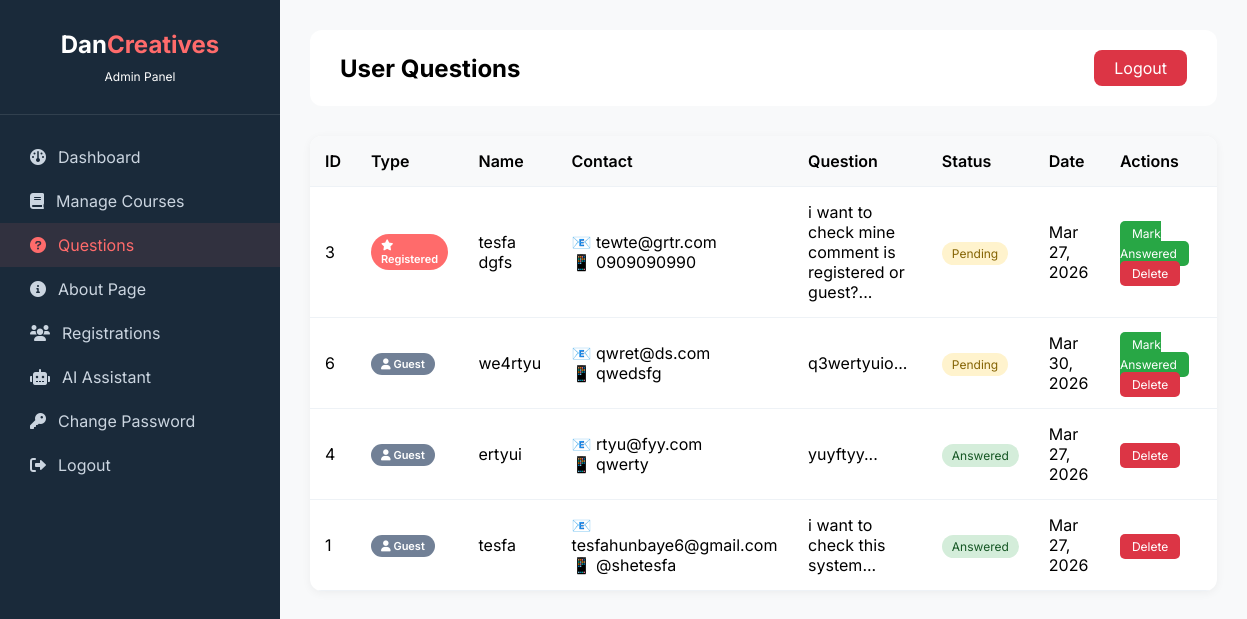
The app's page /admin/manage-questions.php (signed in) with its own data.
### tables this page shows
CREATE TABLE `questions` (
  `id` int(11) NOT NULL AUTO_INCREMENT,
  `name` varchar(100) NOT NULL,
  `email` varchar(100) NOT NULL,
  `telegram` varchar(100) NOT NULL,
  `question` text NOT NULL,
  `is_registered` tinyint(1) DEFAULT 0,
  `status` enum('pending','answered') DEFAULT 'pending',
  `created_at` timestamp NOT NULL DEFAULT current_timestamp(),
  `answered_at` timestamp NULL DEFAULT NULL,
  PRIMARY KEY (`id`)
);

### admin/manage-questions.php (the view, shortened to what this page needs)
<?php
require_once '../config.php';
$questions = $conn->query("SELECT * FROM questions ORDER BY is_registered DESC, created_at DESC");
?>
<!DOCTYPE html>
<html lang="en">
<head>
    <link rel="stylesheet" href="https://cdnjs.cloudflare.com/ajax/libs/font-awesome/6.0.0-beta3/css/all.min.css">
</head>
<body>
    <div class="admin-container">
        <div class="sidebar">
            <div class="sidebar-header">
                <h3>Dan<span>Creatives</span></h3>
                <p style="font-size: 12px; margin-top: 10px;">Admin Panel</p>
            </div>
            <div class="sidebar-menu">
                <a href="dashboard.php"><i class="fas fa-dashboard"></i> Dashboard</a>
                <a href="manage-courses.php"><i class="fas fa-book"></i> Manage Courses</a>
                <a href="manage-questions.php" class="active"><i class="fas fa-question-circle"></i> Questions</a>
                <a href="manage-about.php"><i class="fas fa-info-circle"></i> About Page</a>
                <a href="view-registrations.php"><i class="fas fa-users"></i> Registrations</a>
                <a href="ai-settings.php"><i class="fas fa-robot"></i> AI Assistant</a>
                <a href="change-password.php"><i class="fas fa-key"></i> Change Password</a>
                <a href="logout.php"><i class="fas fa-sign-out-alt"></i> Logout</a>
            </div>
        </div>
        <div class="main-content">
            <div class="top-bar">
                <h2>User Questions</h2>
                <a href="logout.php" style="background: #dc3545; color: white; padding: 8px 20px; border-radius: 8px; text-decoration: none;">Logout</a>
            </div>
            <div class="questions-table">
                <table>
                    <thead>
                        <tr>
                            <th>ID</th>
                            <th>Type</th>
                            <th>Name</th>
                            <th>Contact</th>
                            <th>Question</th>
                            <th>Status</th>
                            <th>Date</th>
                            <th>Actions</th>
                        </tr>
                    </thead>
                    <tbody>
                        <?php while($q = $questions->fetch_assoc()): ?>
                        <tr>
                            <td><?php echo $q['id']; ?></td>
                            <td>
                                <?php if($q['is_registered']): ?>
                                    <span class="registered-badge"><i class="fas fa-star"></i> Registered</span>
                                <?php else: ?>
                                    <span class="guest-badge"><i class="fas fa-user"></i> Guest</span>
                                <?php endif; ?>
                            </td>
                            <td><?php echo htmlspecialchars($q['name']); ?></td>
                            <td>
                                📧 <?php echo htmlspecialchars($q['email']); ?><br>
                                📱 <?php echo htmlspecialchars($q['telegram']); ?>
                            </td>
                            <td class="question-text"><?php echo htmlspecialchars(substr($q['question'], 0, 100)); ?>...</td>
                            <td>
                                <span class="<?php echo $q['status'] == 'pending' ? 'status-pending' : 'status-answered'; ?>">
                                    <?php echo $q['status'] == 'pending' ? 'Pending' : 'Answered'; ?>
                                </span>
                            </td>
                            <td><?php echo date('M d, Y', strtotime($q['created_at'])); ?></td>
                            <td class="action-buttons">
                                <?php if($q['status'] == 'pending'): ?>
                                    <a href="?answered=<?php echo $q['id']; ?>" class="btn-answered">Mark Answered</a>
                                <?php endif; ?>
                                <a href="?delete=<?php echo $q['id']; ?>" class="btn-delete" onclick="return confirm('Delete this question?')">Delete</a>
                            </td>
                        </tr>
                        <?php endwhile; ?>
                    </tbody>
                </table>
            </div>
        </div>
    </div>
</body>
</html>

### admin/manage-questions.php (style rules this page uses)
* { margin: 0; padding: 0; box-sizing: border-box; }
body { font-family: 'Inter', sans-serif; background: #f8f9fa; }
.admin-container { display: flex; min-height: 100vh; }
.sidebar { width: 280px; background: #1a2a3a; color: white; position: fixed; height: 100vh; overflow-y: auto; }
.sidebar-header { padding: 30px; text-align: center; border-bottom: 1px solid rgba(255,255,255,0.1); }
.sidebar-header h3 { font-size: 24px; }
.sidebar-header span { color: #ff6b6b; }
.sidebar-menu { padding: 20px 0; }
.sidebar-menu a { display: flex; align-items: center; gap: 12px; padding: 12px 30px; color: #cbd5e0; text-decoration: none; transition: 0.3s; }
.sidebar-menu a:hover, .sidebar-menu a.active { background: rgba(255,107,107,0.1); color: #ff6b6b; }
.main-content { margin-left: 280px; flex: 1; padding: 30px; }
.top-bar { background: white; padding: 20px 30px; border-radius: 12px; margin-bottom: 30px; display: flex; justify-content: space-between; align-items: center; }
.questions-table { background: white; border-radius: 12px; overflow-x: auto; box-shadow: 0 2px 10px rgba(0,0,0,0.05); }
table { width: 100%; border-collapse: collapse; }
th, td { padding: 15px; text-align: left; border-bottom: 1px solid #eef2f6; }
th { background: #f8f9fa; font-weight: 600; }
.registered-badge { background: #ff6b6b; color: white; padding: 4px 10px; border-radius: 20px; font-size: 11px; font-weight: 600; display: inline-block; }
.guest-badge { background: #718096; color: white; padding: 4px 10px; border-radius: 20px; font-size: 11px; font-weight: 600; display: inline-block; }
.status-pending { background: #fff3cd; color: #856404; padding: 4px 10px; border-radius: 20px; font-size: 12px; }
.status-answered { background: #d4edda; color: #155724; padding: 4px 10px; border-radius: 20px; font-size: 12px; }
.action-buttons a { margin-right: 10px; text-decoration: none; padding: 5px 12px; border-radius: 5px; font-size: 12px; }
.btn-answered { background: #28a745; color: white; }
.btn-delete { background: #dc3545; color: white; }
.question-text { max-width: 300px; word-wrap: break-word; }

### records on screen
questions: id "3", is_registered 1 (drawn), name "tesfa dgfs", email "tewte@grtr.com", telegram "0909090990", question "i want to check mine comment is registered or guest?", status "Pending", created_at "Mar 27, 2026"
questions: id "6", is_registered 0 (drawn), name "we4rtyu", email "qwret@ds.com", telegram "qwedsfg", question "q3wertyuio", status "Pending", created_at "Mar 30, 2026"
questions: id "4", is_registered 0 (drawn), name "ertyui", email "rtyu@fyy.com", telegram "qwerty", question "yuyftyy", status "Answered", created_at "Mar 27, 2026"
questions: id "1", is_registered 0 (drawn), name "tesfa", email "tesfahunbaye6@gmail.com", telegram "@shetesfa", question "i want to check this system", status "Answered", created_at "Mar 27, 2026"
